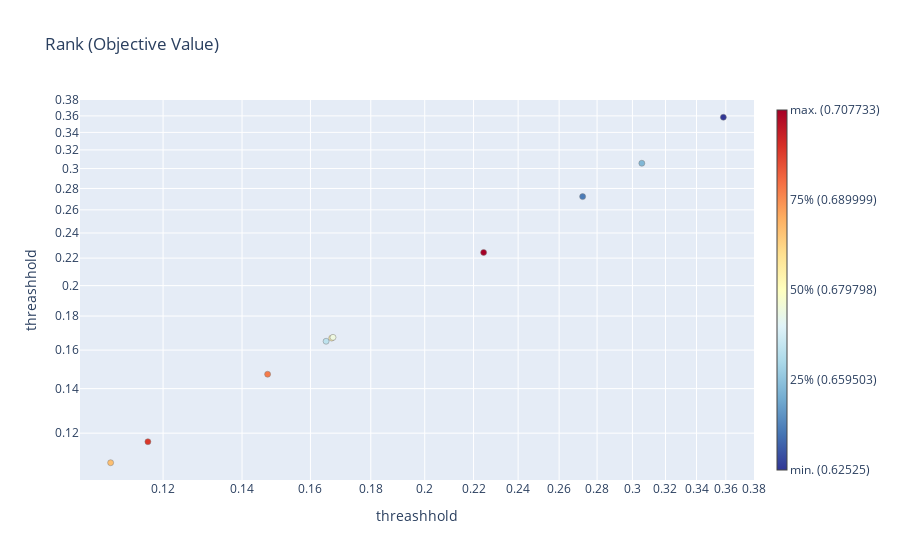

Notebook source saved alongside this figure:
### Markdown cell above
### Find the best threashold for the optimised model

### Code cell
trainer.optimize_model_threashhold( n_trials=10 , th_min=0.1, th_max=0.4 )

### Figure 1 — Plotly figure (JSON) as saved in the notebook; plotly's stock layout.template omitted (floating-point values rounded to 4 significant figures)
{"data": [{"hovertemplate": "%{hovertext}<extra></extra>", "hovertext": ["Trial #0<br>threashhold: 0.3582895976502544<br><b>Objective Value: 0.6252502314641043</b>", "Trial #1<br>threashhold: 0.1667862661542012<br><b>Objective Value: 0.6826064109301104</b>", "Trial #2<br>threashhold: 0.16720880361821666<br><b>Objective Value: 0.676988714560969</b>", "Trial #3<br>threashhold: 0.3055703631144901<br><b>Objective Value: 0.655762830618322</b>", "Trial #4<br>threashhold: 0.10832027693105091<br><b>Objective Value: 0.6870480194179616</b>", "Trial #5<br>threashhold: 0.22436514750364345<br><b>Objective Value: 0.7077327778194831</b>", "Trial #6<br>threashhold: 0.11649431766710273<br><b>Objective Value: 0.6953838550659359</b>", "Trial #7<br>threashhold: 0.2722127529130104<br><b>Objective Value: 0.6513087105572655</b>", "Trial #8<br>threashhold: 0.147165940440779<br><b>Objective Value: 0.6909829091910016</b>", "Trial #9<br>threashhold: 0.16496265520458503<br><b>Objective Value: 0.6707235442784576</b>"], "marker": {"color": ["rgb(49.0, 54.0, 149.0)", "rgb(254.0, 238.0, 165.0)", "rgb(238.0, 248.0, 223.0)", "rgb(128.0, 183.0, 214.0)", "rgb(253.0, 191.0, 113.0)", "rgb(165.0, 0.0, 38.0)", "rgb(218.0, 55.0, 42.0)", "rgb(74.0, 123.0, 183.0)", "rgb(246.0, 123.0, 74.0)", "rgb(189.0, 226.0, 238.0)"], "line": {"color": "Grey", "width": 0.5}}, "mode": "markers", "showlegend": false, "type": "scatter", "x": [0.3583, 0.1668, 0.1672, 0.3056, 0.1083, 0.2244, 0.1165, 0.2722, 0.1472, 0.165], "xaxis": "x", "y": [0.3583, 0.1668, 0.1672, 0.3056, 0.1083, 0.2244, 0.1165, 0.2722, 0.1472, 0.165], "yaxis": "y"}, {"hoverinfo": "none", "marker": {"cmax": 1, "cmin": 0, "colorbar": {"thickness": 10, "ticktext": ["min. (0.62525)", "25% (0.659503)", "50% (0.679798)", "75% (0.689999)", "max. (0.707733)"], "tickvals": [0, 0.25, 0.5, 0.75, 1]}, "colorscale": [[0, "rgb(49,54,149)"], [0.1, "rgb(69,117,180)"], [0.2, "rgb(116,173,209)"], [0.3, "rgb(171,217,233)"], [0.4, "rgb(224,243,248)"], [0.5, "rgb(255,255,191)"], [0.6, "rgb(254,224,144)"], [0.7, "rgb(253,174,97)"], [0.8, "rgb(244,109,67)"], [0.9, "rgb(215,48,39)"], [1, "rgb(165,0,38)"]], "showscale": true}, "mode": "markers", "showlegend": false, "type": "scatter", "x": [null], "y": [null]}], "layout": {"title": {"text": "Rank (Objective Value)"}, "xaxis": {"anchor": "y", "domain": [0, 1], "range": [-0.9913, -0.4198], "title": {"text": "threashhold"}, "type": "log"}, "yaxis": {"anchor": "x", "domain": [0, 1], "range": [-0.9913, -0.4198], "title": {"text": "threashhold"}, "type": "log"}}}
